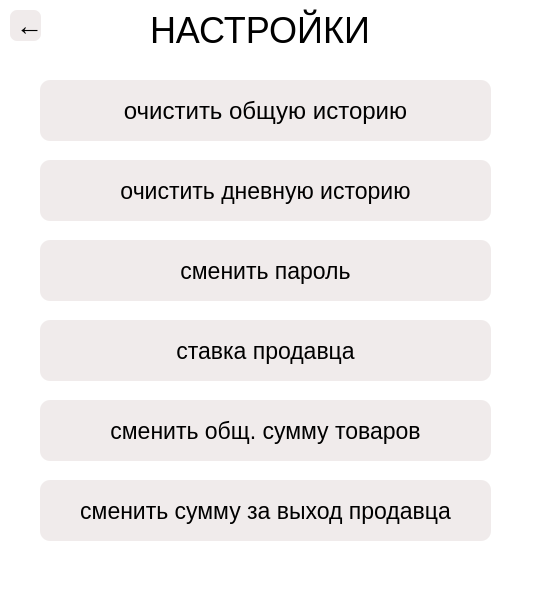
<?xml version="1.0" encoding="UTF-8"?>
<ui version="4.0">
 <class>MainWindow</class>
 <widget class="QMainWindow" name="MainWindow">
  <property name="geometry">
   <rect>
    <x>0</x>
    <y>0</y>
    <width>535</width>
    <height>600</height>
   </rect>
  </property>
  <property name="windowTitle">
   <string>Client Program</string>
  </property>
  <property name="styleSheet">
   <string notr="true">
background-color: #ffffff;
</string>
  </property>
  <widget class="QWidget" name="centralwidget">
   <widget class="QPushButton" name="change_pass">
    <property name="geometry">
     <rect>
      <x>40</x>
      <y>240</y>
      <width>451</width>
      <height>61</height>
     </rect>
    </property>
    <property name="font">
     <font>
      <family>Ubuntu</family>
      <pointsize>17</pointsize>
     </font>
    </property>
    <property name="styleSheet">
     <string notr="true">font-size: 17pt;
background-color: #f0ebeb;

border-radius: 10;
color: black</string>
    </property>
    <property name="text">
     <string>сменить пароль</string>
    </property>
   </widget>
   <widget class="QPushButton" name="clear_history">
    <property name="geometry">
     <rect>
      <x>40</x>
      <y>80</y>
      <width>451</width>
      <height>61</height>
     </rect>
    </property>
    <property name="font">
     <font>
      <family>Ubuntu</family>
      <pointsize>18</pointsize>
      <italic>false</italic>
     </font>
    </property>
    <property name="styleSheet">
     <string notr="true">font-size: 18pt;
background-color: #f0ebeb;

border-radius: 10;
color: black</string>
    </property>
    <property name="text">
     <string>очистить общую историю</string>
    </property>
   </widget>
   <widget class="QPushButton" name="clear_day_history">
    <property name="geometry">
     <rect>
      <x>40</x>
      <y>160</y>
      <width>451</width>
      <height>61</height>
     </rect>
    </property>
    <property name="font">
     <font>
      <family>Ubuntu</family>
      <pointsize>17</pointsize>
     </font>
    </property>
    <property name="styleSheet">
     <string notr="true">font-size: 17pt;
background-color: #f0ebeb;

border-radius: 10;
color: black</string>
    </property>
    <property name="text">
     <string>очистить дневную историю</string>
    </property>
   </widget>
   <widget class="QPushButton" name="exit">
    <property name="geometry">
     <rect>
      <x>10</x>
      <y>10</y>
      <width>31</width>
      <height>31</height>
     </rect>
    </property>
    <property name="styleSheet">
     <string notr="true">font-size: 20pt;
background-color: #f0ebeb;

border-radius: 7;
color: black</string>
    </property>
    <property name="text">
     <string>	←</string>
    </property>
   </widget>
   <widget class="QLabel" name="label">
    <property name="geometry">
     <rect>
      <x>150</x>
      <y>0</y>
      <width>271</width>
      <height>61</height>
     </rect>
    </property>
    <property name="font">
     <font>
      <family>Ubuntu</family>
      <pointsize>27</pointsize>
     </font>
    </property>
    <property name="styleSheet">
     <string notr="true">font-size: 27pt;
color: black</string>
    </property>
    <property name="text">
     <string>НАСТРОЙКИ</string>
    </property>
   </widget>
   <widget class="QPushButton" name="sel_stav">
    <property name="geometry">
     <rect>
      <x>40</x>
      <y>320</y>
      <width>451</width>
      <height>61</height>
     </rect>
    </property>
    <property name="font">
     <font>
      <family>Ubuntu</family>
      <pointsize>17</pointsize>
     </font>
    </property>
    <property name="styleSheet">
     <string notr="true">font-size: 17pt;
background-color: #f0ebeb;

border-radius: 10;
color: black</string>
    </property>
    <property name="text">
     <string>ставка продавца</string>
    </property>
   </widget>
   <widget class="QPushButton" name="change_zakup">
    <property name="geometry">
     <rect>
      <x>40</x>
      <y>400</y>
      <width>451</width>
      <height>61</height>
     </rect>
    </property>
    <property name="font">
     <font>
      <family>Ubuntu</family>
      <pointsize>17</pointsize>
     </font>
    </property>
    <property name="styleSheet">
     <string notr="true">font-size: 17pt;
background-color: #f0ebeb;

border-radius: 10;
color: black</string>
    </property>
    <property name="text">
     <string>сменить общ. сумму товаров</string>
    </property>
   </widget>
   <widget class="QPushButton" name="sum_vihod">
    <property name="geometry">
     <rect>
      <x>40</x>
      <y>480</y>
      <width>451</width>
      <height>61</height>
     </rect>
    </property>
    <property name="styleSheet">
     <string notr="true">font-size: 17pt;
background-color: #f0ebeb;

border-radius: 10;
color: black</string>
    </property>
    <property name="text">
     <string>сменить сумму за выход продавца</string>
    </property>
   </widget>
  </widget>
  <widget class="QStatusBar" name="statusbar"/>
 </widget>
 <resources/>
 <connections/>
</ui>
